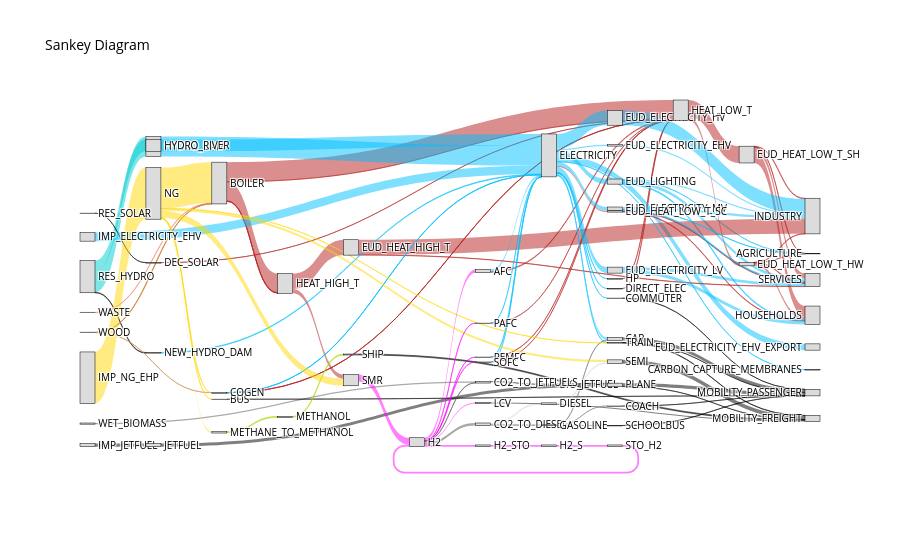

Notebook code for this chart:
### Markdown cell above
# 2050 - Sans pointe

### Code cell
energyscope_original_snapshot_2050 = load_snapshot(year=2050, scenario=True)
results_wo_peaks_2050 = run_model(energyscope_original_snapshot_2050,apply_postprocessing=True)
plot_sankey(results_wo_peaks_2050)
